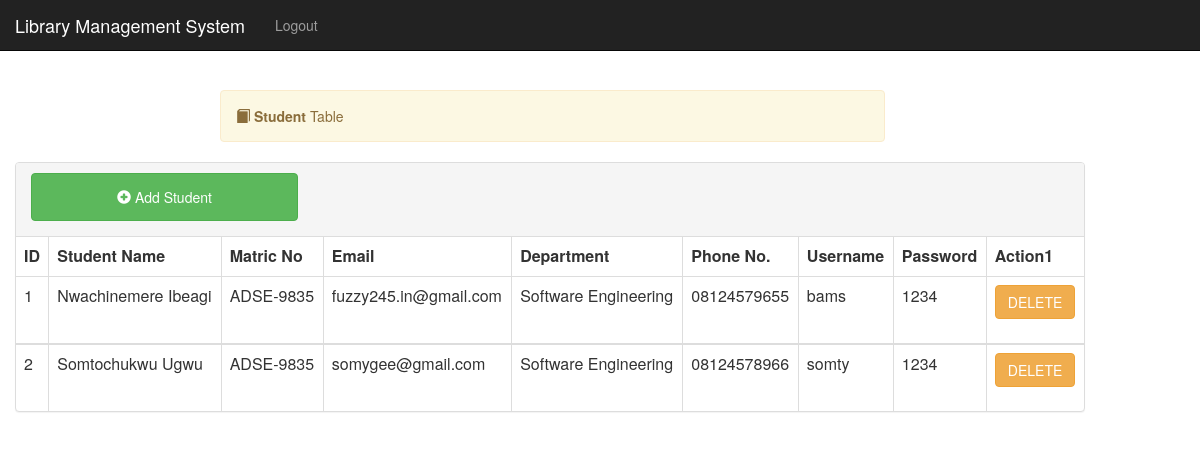
The app's page /viewstudents.php, older data.
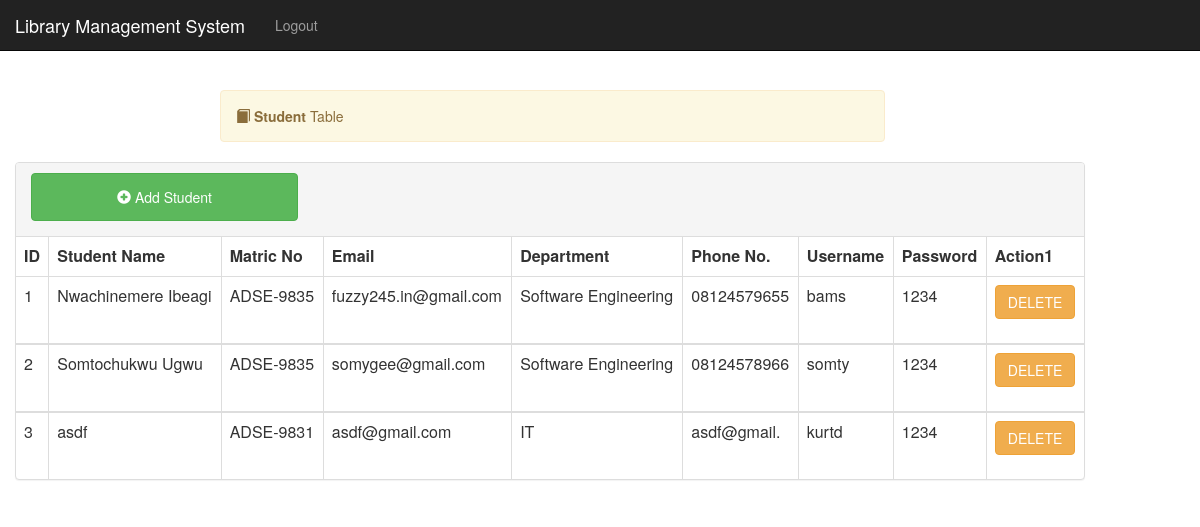
The same page, newer data.
### tables this page shows
CREATE TABLE `students` (
  `studentId` int(11) NOT NULL,
  `matric_no` varchar(30) NOT NULL,
  `password` varchar(150) NOT NULL,
  `username` varchar(150) NOT NULL,
  `email` varchar(60) NOT NULL,
  `dept` varchar(60) NOT NULL,
  `numOfBooks` int(11) NOT NULL,
  `moneyOwed` varchar(20) NOT NULL,
  `photo` text NOT NULL,
  `phoneNumber` varchar(11) NOT NULL,
  `name` varchar(60) NOT NULL
);

### viewstudents.php (the view, shortened to what this page needs)
s<?php
	require 'includes/db-inc.php';
include "includes/header.php";
?>
<div class="container">
    <?php include "includes/nav.php"; ?>
	<div class="alert alert-warning col-lg-7 col-md-12 col-sm-12 col-xs-12 col-lg-offset-2 col-md-offset-0 col-sm-offset-1 col-xs-offset-0" style="margin-top:70px">
		<span class="glyphicon glyphicon-book"></span>
	    <strong>Student</strong> Table
	</div>
	</div>
	<div class="container col-lg-11 ">
		<div class="panel panel-default">
		  <div class="panel-heading">
		  	<div class="row">
		  	  <a href="addstudent.php"><button class="btn btn-success col-lg-3 col-md-4 col-sm-11 col-xs-11 button" style="margin-left: 15px;margin-bottom: 5px"><span class="glyphicon glyphicon-plus-sign"></span> Add Student</button></a>
			  <div class="col-lg-6 col-md-6 col-sm-12 col-xs-12 pull-right">
			  </div>
			</div>
		  </div>
		  <table class="table table-bordered">
		          <thead>
		               <tr>
		               	  <th>ID</th>
		                  <th>Student Name</th>
		                  <th>Matric No</th>
		                  <th>Email</th>
		                  <th>Department</th>
		                  <th>Phone No.</th>
		                  <th>Username</th>
		                  <th>Password</th>
		                  <th>Action1</th>
		                </tr>
		          </thead>
		          <?php
		          $sql = "SELECT * FROM students";
		          $query = mysqli_query($conn, $sql);
		          $counter = 1;
		          while ( $row = mysqli_fetch_assoc($query)) {
		           ?>
		          <tbody>
		            <tr>
		             <td><?php echo $counter++; ?></td>
		             <td><?php echo $row['name']; ?></td>
		             <td><?php echo $row['matric_no']; ?></td>
		             <td><?php echo $row['email']; ?></td>
		             <td><?php echo $row['dept']; ?></td>
		             <td><?php echo $row['phoneNumber']; ?></td>
		             <td><?php echo $row['username']; ?></td>
		             <td><?php echo $row['password']; ?></td>
		             <td>
		             	<form action="viewstudents.php" method="post">
		             <button name="submit" class="btn btn-warning">DELETE</button>
		             </form>
		         </td>
		            </tr>
		         </tbody>
		         <?php } ?>
		   </table>
	  </div>
	</div>
</body>
</html>

Row changes from the older to the newer data that the page shows:
added students: name "asdf", matric_no "ADSE-9831", email "asdf@gmail.com", dept "IT", phoneNumber "asdf@gmail.", username "kurtd", password "1234"
